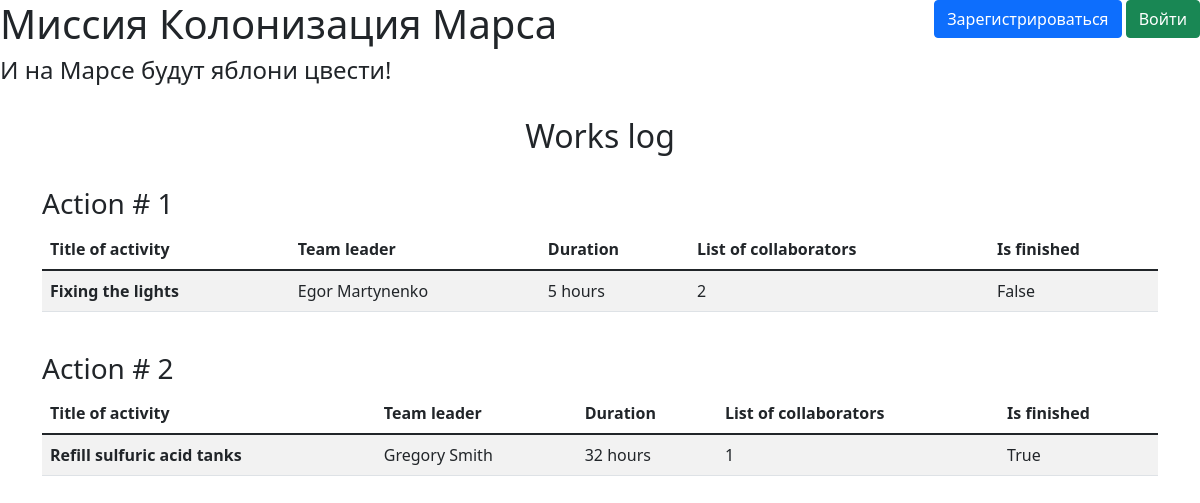
Before: / with the older database file.
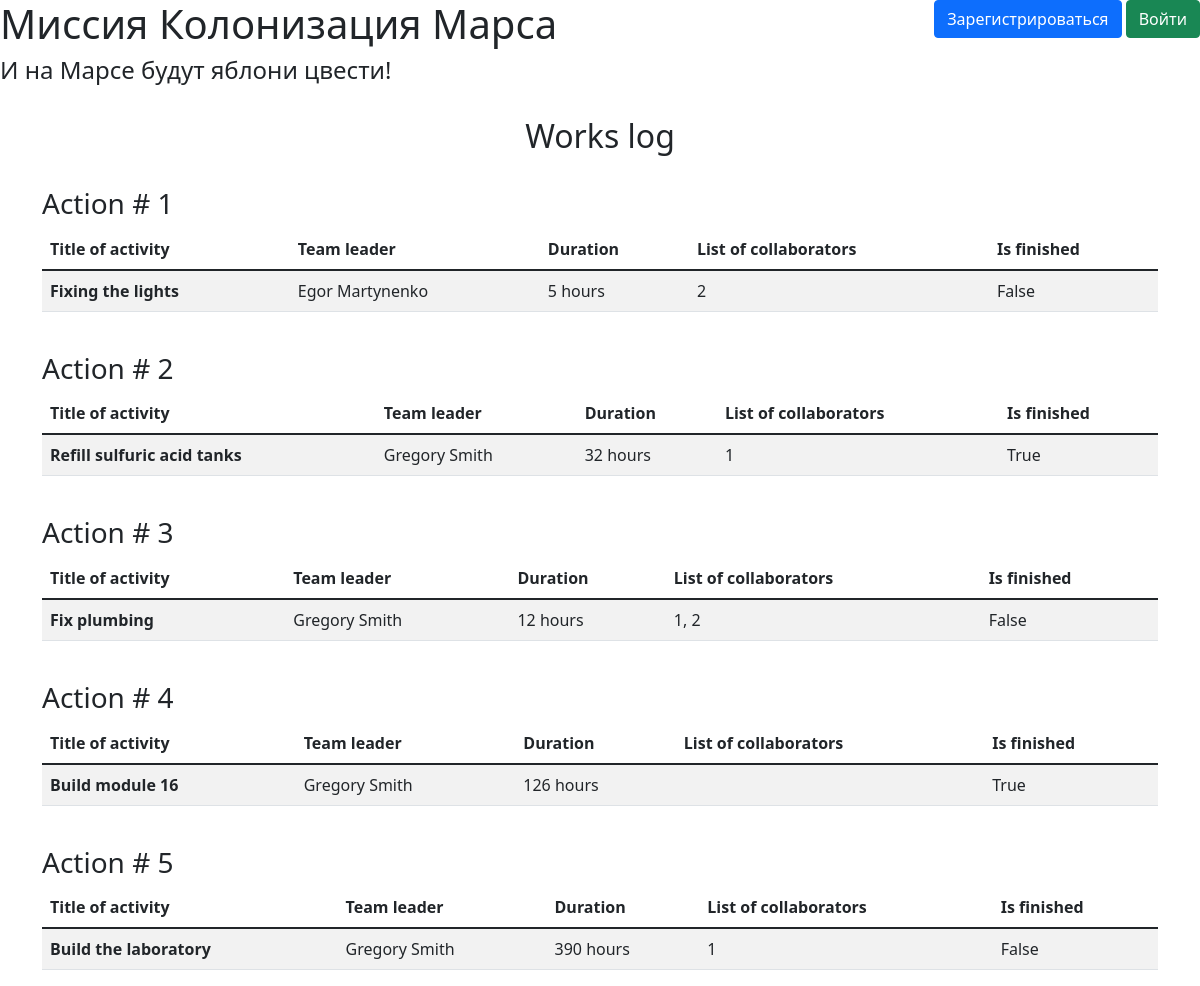
After: the same page with the newer database file.
### Jobs.py (models this page shows)
class Jobs(SqlAlchemyBase):
    __tablename__ = 'jobs'
    id = sqlalchemy.Column(sqlalchemy.Integer,
                           primary_key=True, autoincrement=True)
    team_leader_id = sqlalchemy.Column(sqlalchemy.Integer, sqlalchemy.ForeignKey('users.id'))
    team_leader = relationship('User')
    job = sqlalchemy.Column(sqlalchemy.String, nullable=True)
    work_size = sqlalchemy.Column(sqlalchemy.Integer, nullable=True)
    collaborators = sqlalchemy.Column(sqlalchemy.String, nullable=True)
    start_date = sqlalchemy.Column(sqlalchemy.DateTime,
                                   default=datetime.datetime.now)
    end_date = sqlalchemy.Column(sqlalchemy.DateTime,
                                 default=datetime.datetime.now)
    is_finished = sqlalchemy.Column(sqlalchemy.Boolean, default=True)

### User.py (models this page shows, shortened)
class User(SqlAlchemyBase, UserMixin):
    __tablename__ = 'users'
    id = sqlalchemy.Column(sqlalchemy.Integer,
                           primary_key=True, autoincrement=True)
    name = sqlalchemy.Column(sqlalchemy.String, nullable=True)
    surname = sqlalchemy.Column(sqlalchemy.String, nullable=True)
    age = sqlalchemy.Column(sqlalchemy.Integer, nullable=True)
    position = sqlalchemy.Column(sqlalchemy.String, nullable=True)
    speciality = sqlalchemy.Column(sqlalchemy.String, nullable=True)
    address = sqlalchemy.Column(sqlalchemy.String, nullable=True)
    email = sqlalchemy.Column(sqlalchemy.String,
                              index=True, unique=True, nullable=True)
    hashed_password = sqlalchemy.Column(sqlalchemy.String, nullable=True)
    modified_date = sqlalchemy.Column(sqlalchemy.DateTime,
                                      default=datetime.datetime.now)

### main.py (the view)
@app.route('/')
def job_monitor():
    session = create_session()
    with session.begin():
        jobs = session.query(Jobs).all()
    return render_template('jobs_monitor.html', jobs=jobs)

### db_session.py (called while the page is built)
def create_session():
    global __Session
    global_init()
    return __Session()

def global_init():
    global __Session
    if __Session:
        return
    conn_str = f'sqlite:///sqlite.db'
    engine = sa.create_engine(conn_str, echo=True, future=True)
    __Session = orm.sessionmaker(bind=engine)
    SqlAlchemyBase.metadata.create_all(engine)

### templates/jobs_monitor.html (shortened to what this page needs)
{% extends "base.html" %}
{% block content %}
<h2 class="text-center">Works log</h2>
{% for job in jobs %}
<br>
<h3>Action # {{ job.id }} </h3>
<table class="table table-striped">
  <thead>
    <th>Title of activity</th>
    <th>Team leader</th>
    <th>Duration</th>
    <th>List of collaborators</th>
    <th>Is finished</th>
  </thead>
  <tbody>
    <tr>
      <th>{{ job.job }}</th>
      <td>{{ job.team_leader.name }} {{ job.team_leader.surname }}</td>
      <td>{{ job.work_size }} hours</td>
      <td>{{ job.collaborators }}</td>
      <td>{{ job.is_finished }}</td>
    </tr>
  </tbody>
</table>
{% endfor %}
{% endblock %}

### templates/base.html (shortened to what this page needs)
<!DOCTYPE html>
<html lang="en">
<head>
    <link href="https://cdn.jsdelivr.net/npm/bootstrap@5.1.3/dist/css/bootstrap.min.css" rel="stylesheet">
    </head>
    <body>
        <div class="position-absolute top-0 end-0">
            {% if current_user.is_authenticated %}
                <a class="navbar-brand" href="/logout">{{ current_user.name }}</a>
            {% else %}
                <p>
                    <a class="btn btn-primary " href="/register">Зарегистрироваться</a>
                    <a class="btn btn-success" href="/login">Войти</a>
                </p>
            {% endif %}
        </div>
        <h1>Миссия Колонизация Марса</h1>
        <h4>И на Марсе будут яблони цвести!</h4>
        <br>
        <main role="main" class="container">
    		{% block content %}{% endblock %}
		</main>
    </body>
</html>

Changed rows visible on the page:
added Jobs: id "3", job "Fix plumbing", team_leader.name "Gregory", team_leader.surname "Smith", work_size "12", collaborators "1, 2", is_finished "False"
added Jobs: id "4", job "Build module 16", team_leader.name "Gregory", team_leader.surname "Smith", work_size "126", is_finished "True"
added Jobs: id "5", job "Build the laboratory", team_leader.name "Gregory", team_leader.surname "Smith", work_size "390", collaborators "1", is_finished "False"
